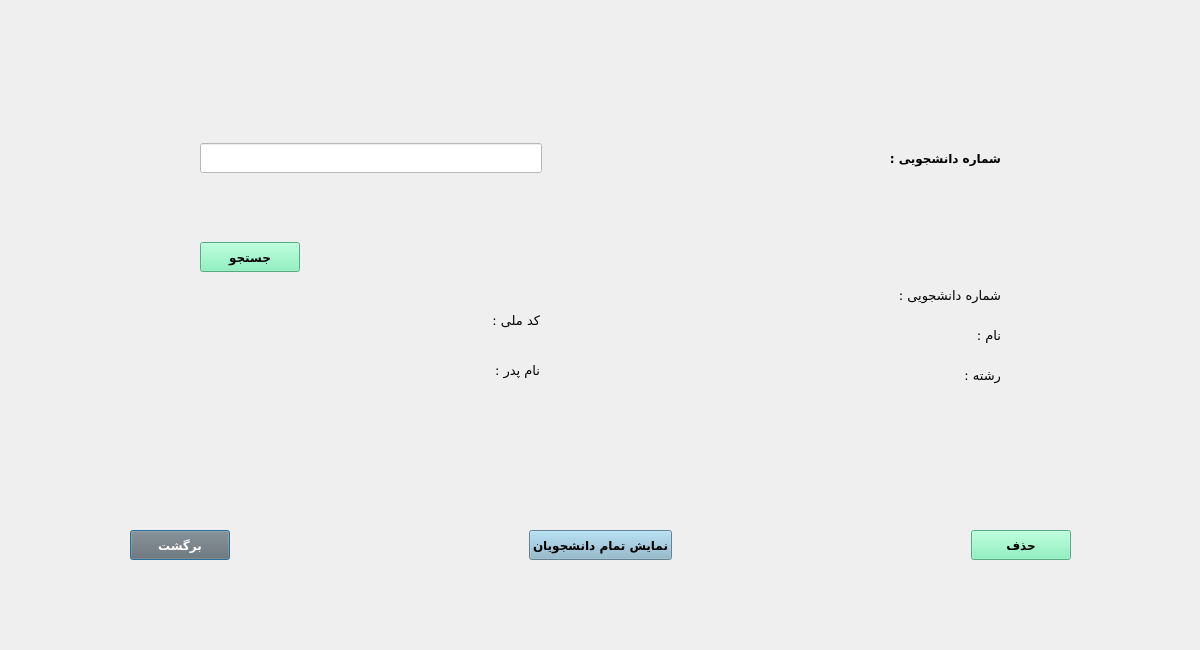
<?xml version="1.0" encoding="UTF-8"?>
<ui version="4.0">
 <class>RemoveStudentDialog</class>
 <widget class="QDialog" name="RemoveStudentDialog">
  <property name="enabled">
   <bool>true</bool>
  </property>
  <property name="geometry">
   <rect>
    <x>0</x>
    <y>0</y>
    <width>1200</width>
    <height>650</height>
   </rect>
  </property>
  <property name="minimumSize">
   <size>
    <width>1200</width>
    <height>650</height>
   </size>
  </property>
  <property name="maximumSize">
   <size>
    <width>1200</width>
    <height>650</height>
   </size>
  </property>
  <property name="windowTitle">
   <string>حذف دانشجو</string>
  </property>
  <widget class="QWidget" name="layoutWidget">
   <property name="geometry">
    <rect>
     <x>130</x>
     <y>510</y>
     <width>941</width>
     <height>71</height>
    </rect>
   </property>
   <layout class="QHBoxLayout" name="horizontalLayout">
    <item>
     <widget class="QPushButton" name="pushButton_back">
      <property name="minimumSize">
       <size>
        <width>100</width>
        <height>30</height>
       </size>
      </property>
      <property name="font">
       <font>
        <family>B Nazanin</family>
        <pointsize>9</pointsize>
        <weight>75</weight>
        <bold>true</bold>
       </font>
      </property>
      <property name="styleSheet">
       <string notr="true">background-color: rgb(111, 111, 111);
color:white;</string>
      </property>
      <property name="text">
       <string>برگشت</string>
      </property>
     </widget>
    </item>
    <item>
     <spacer name="horizontalSpacer_2">
      <property name="orientation">
       <enum>Qt::Horizontal</enum>
      </property>
      <property name="sizeHint" stdset="0">
       <size>
        <width>40</width>
        <height>20</height>
       </size>
      </property>
     </spacer>
    </item>
    <item>
     <widget class="QPushButton" name="pushButton_showAllStu">
      <property name="minimumSize">
       <size>
        <width>100</width>
        <height>30</height>
       </size>
      </property>
      <property name="font">
       <font>
        <family>B Nazanin</family>
        <pointsize>9</pointsize>
        <weight>75</weight>
        <bold>true</bold>
       </font>
      </property>
      <property name="styleSheet">
       <string notr="true">background-color: rgb(136, 182, 204)</string>
      </property>
      <property name="text">
       <string>نمایش تمام دانشجویان</string>
      </property>
     </widget>
    </item>
    <item>
     <spacer name="horizontalSpacer_3">
      <property name="orientation">
       <enum>Qt::Horizontal</enum>
      </property>
      <property name="sizeHint" stdset="0">
       <size>
        <width>40</width>
        <height>20</height>
       </size>
      </property>
     </spacer>
    </item>
    <item>
     <widget class="QPushButton" name="pushButton_remove">
      <property name="minimumSize">
       <size>
        <width>100</width>
        <height>30</height>
       </size>
      </property>
      <property name="font">
       <font>
        <family>B Nazanin</family>
        <pointsize>9</pointsize>
        <weight>75</weight>
        <bold>true</bold>
       </font>
      </property>
      <property name="styleSheet">
       <string notr="true">background-color: rgb(118, 240, 179);</string>
      </property>
      <property name="text">
       <string>حذف</string>
      </property>
     </widget>
    </item>
   </layout>
  </widget>
  <widget class="QWidget" name="">
   <property name="geometry">
    <rect>
     <x>200</x>
     <y>101</y>
     <width>801</width>
     <height>291</height>
    </rect>
   </property>
   <layout class="QVBoxLayout" name="verticalLayout_2">
    <item>
     <layout class="QHBoxLayout" name="horizontalLayout_2">
      <item>
       <widget class="QLineEdit" name="lineEdit_stuCode">
        <property name="minimumSize">
         <size>
          <width>0</width>
          <height>30</height>
         </size>
        </property>
        <property name="font">
         <font>
          <pointsize>9</pointsize>
         </font>
        </property>
        <property name="styleSheet">
         <string notr="true">background-color: white;</string>
        </property>
       </widget>
      </item>
      <item>
       <spacer name="horizontalSpacer">
        <property name="orientation">
         <enum>Qt::Horizontal</enum>
        </property>
        <property name="sizeHint" stdset="0">
         <size>
          <width>40</width>
          <height>20</height>
         </size>
        </property>
       </spacer>
      </item>
      <item>
       <widget class="QLabel" name="label">
        <property name="font">
         <font>
          <family>B Titr</family>
          <pointsize>9</pointsize>
          <weight>75</weight>
          <bold>true</bold>
         </font>
        </property>
        <property name="text">
         <string>شماره دانشجویی :</string>
        </property>
       </widget>
      </item>
     </layout>
    </item>
    <item>
     <spacer name="horizontalSpacer_8">
      <property name="orientation">
       <enum>Qt::Horizontal</enum>
      </property>
      <property name="sizeHint" stdset="0">
       <size>
        <width>40</width>
        <height>20</height>
       </size>
      </property>
     </spacer>
    </item>
    <item>
     <layout class="QHBoxLayout" name="horizontalLayout_4">
      <item>
       <widget class="QPushButton" name="pushButton_search">
        <property name="minimumSize">
         <size>
          <width>100</width>
          <height>30</height>
         </size>
        </property>
        <property name="font">
         <font>
          <family>B Nazanin</family>
          <pointsize>9</pointsize>
          <weight>75</weight>
          <bold>true</bold>
         </font>
        </property>
        <property name="styleSheet">
         <string notr="true">background-color: rgb(118, 240, 179)</string>
        </property>
        <property name="text">
         <string>جستجو</string>
        </property>
       </widget>
      </item>
      <item>
       <spacer name="horizontalSpacer_7">
        <property name="orientation">
         <enum>Qt::Horizontal</enum>
        </property>
        <property name="sizeHint" stdset="0">
         <size>
          <width>40</width>
          <height>20</height>
         </size>
        </property>
       </spacer>
      </item>
     </layout>
    </item>
    <item>
     <layout class="QHBoxLayout" name="horizontalLayout_6">
      <item>
       <layout class="QHBoxLayout" name="horizontalLayout_5">
        <item>
         <layout class="QVBoxLayout" name="verticalLayout_5">
          <item>
           <spacer name="horizontalSpacer_10">
            <property name="orientation">
             <enum>Qt::Horizontal</enum>
            </property>
            <property name="sizeHint" stdset="0">
             <size>
              <width>40</width>
              <height>20</height>
             </size>
            </property>
           </spacer>
          </item>
          <item>
           <widget class="QLabel" name="label_nationalCode">
            <property name="font">
             <font>
              <pointsize>9</pointsize>
             </font>
            </property>
            <property name="text">
             <string/>
            </property>
           </widget>
          </item>
          <item>
           <widget class="QLabel" name="label_fathersName">
            <property name="font">
             <font>
              <pointsize>9</pointsize>
             </font>
            </property>
            <property name="text">
             <string/>
            </property>
           </widget>
          </item>
         </layout>
        </item>
        <item>
         <layout class="QVBoxLayout" name="verticalLayout">
          <item>
           <spacer name="horizontalSpacer_9">
            <property name="orientation">
             <enum>Qt::Horizontal</enum>
            </property>
            <property name="sizeHint" stdset="0">
             <size>
              <width>40</width>
              <height>20</height>
             </size>
            </property>
           </spacer>
          </item>
          <item>
           <widget class="QLabel" name="label_6">
            <property name="font">
             <font>
              <family>B Koodak</family>
              <pointsize>10</pointsize>
              <weight>50</weight>
              <bold>false</bold>
             </font>
            </property>
            <property name="text">
             <string>کد ملی :</string>
            </property>
           </widget>
          </item>
          <item>
           <widget class="QLabel" name="label_4">
            <property name="font">
             <font>
              <family>B Koodak</family>
              <pointsize>10</pointsize>
              <weight>50</weight>
              <bold>false</bold>
             </font>
            </property>
            <property name="text">
             <string>نام پدر :</string>
            </property>
           </widget>
          </item>
         </layout>
        </item>
       </layout>
      </item>
      <item>
       <spacer name="horizontalSpacer_6">
        <property name="orientation">
         <enum>Qt::Horizontal</enum>
        </property>
        <property name="sizeHint" stdset="0">
         <size>
          <width>308</width>
          <height>20</height>
         </size>
        </property>
       </spacer>
      </item>
      <item>
       <layout class="QHBoxLayout" name="horizontalLayout_3">
        <item>
         <layout class="QVBoxLayout" name="verticalLayout_3">
          <item>
           <widget class="QLabel" name="label_stuCode">
            <property name="font">
             <font>
              <pointsize>9</pointsize>
             </font>
            </property>
            <property name="text">
             <string/>
            </property>
           </widget>
          </item>
          <item>
           <widget class="QLabel" name="label_name">
            <property name="font">
             <font>
              <pointsize>9</pointsize>
             </font>
            </property>
            <property name="text">
             <string/>
            </property>
           </widget>
          </item>
          <item>
           <widget class="QLabel" name="label_field">
            <property name="font">
             <font>
              <pointsize>9</pointsize>
             </font>
            </property>
            <property name="text">
             <string/>
            </property>
           </widget>
          </item>
         </layout>
        </item>
        <item>
         <layout class="QVBoxLayout" name="verticalLayout_4">
          <item>
           <widget class="QLabel" name="label_8">
            <property name="font">
             <font>
              <family>B Koodak</family>
              <pointsize>10</pointsize>
              <weight>50</weight>
              <bold>false</bold>
             </font>
            </property>
            <property name="text">
             <string>شماره دانشجویی :</string>
            </property>
           </widget>
          </item>
          <item>
           <widget class="QLabel" name="label_2">
            <property name="font">
             <font>
              <family>B Koodak</family>
              <pointsize>10</pointsize>
              <weight>50</weight>
              <bold>false</bold>
             </font>
            </property>
            <property name="text">
             <string>نام :</string>
            </property>
           </widget>
          </item>
          <item>
           <widget class="QLabel" name="label_3">
            <property name="font">
             <font>
              <family>B Koodak</family>
              <pointsize>10</pointsize>
             </font>
            </property>
            <property name="text">
             <string>رشته :</string>
            </property>
           </widget>
          </item>
         </layout>
        </item>
       </layout>
      </item>
     </layout>
    </item>
   </layout>
  </widget>
 </widget>
 <tabstops>
  <tabstop>lineEdit_stuCode</tabstop>
  <tabstop>pushButton_search</tabstop>
  <tabstop>pushButton_remove</tabstop>
  <tabstop>pushButton_showAllStu</tabstop>
  <tabstop>pushButton_back</tabstop>
 </tabstops>
 <resources/>
 <connections>
  <connection>
   <sender>pushButton_back</sender>
   <signal>clicked()</signal>
   <receiver>RemoveStudentDialog</receiver>
   <slot>close()</slot>
   <hints>
    <hint type="sourcelabel">
     <x>192</x>
     <y>427</y>
    </hint>
    <hint type="destinationlabel">
     <x>69</x>
     <y>404</y>
    </hint>
   </hints>
  </connection>
 </connections>
</ui>
